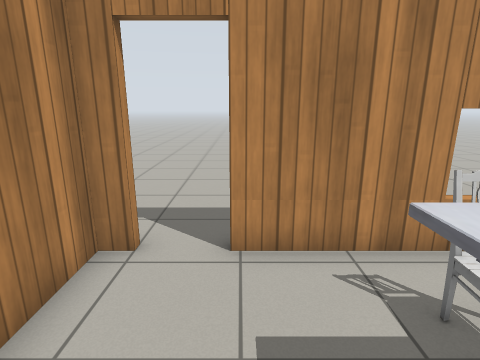
view 1 (above)

23 first-person views from a walk through a Gazebo world. The camera is 1.3 m above the floor, tilts 14° down and sees 80° across. The floor is counted in squares, 0.5 m on a side. Each view is taken from the middle of a square. On the plan, view 1 faces up. The plan holds only what a view shows up to about 19 squares ahead; the rest is blank. Gazebo's built-in surfaces are drawn with simple patterns. Some surface patterns are stand-ins.

view 2
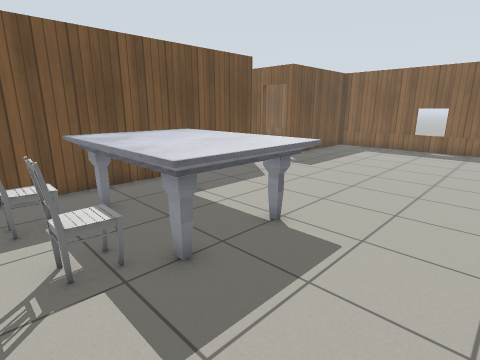

view 3
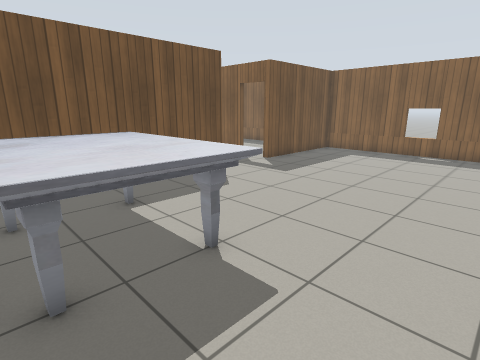

view 4
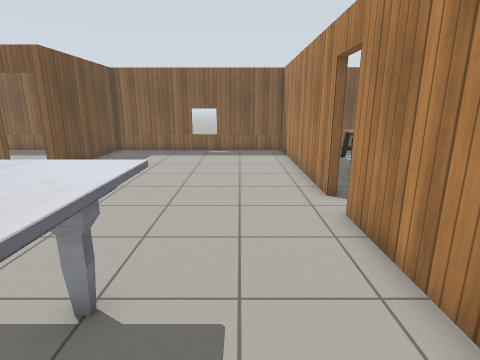

view 5
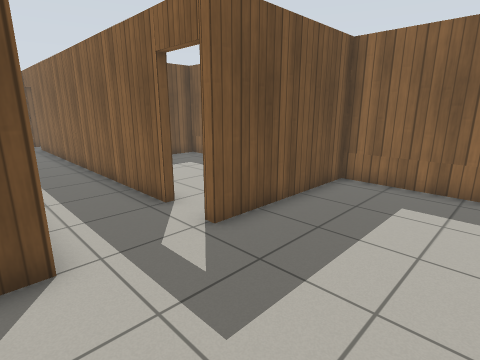

view 6
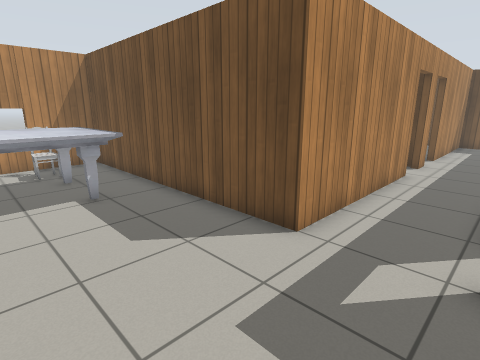

view 7
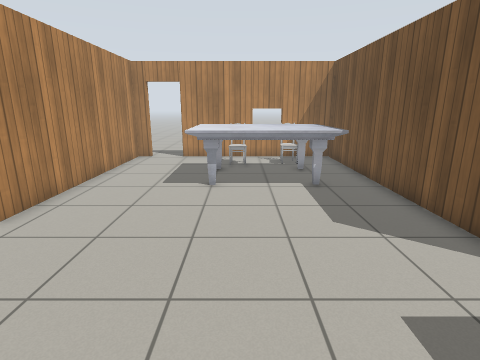

view 8
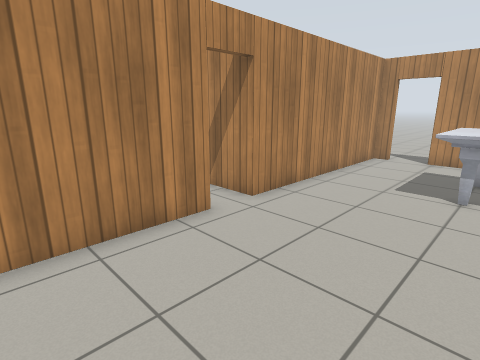

view 9
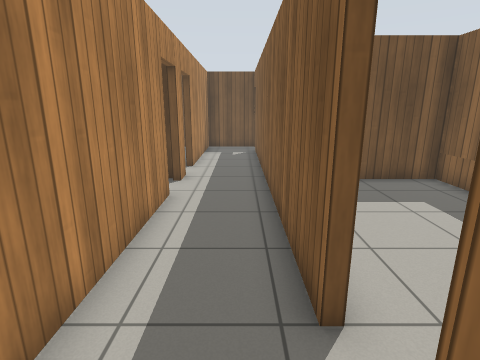

view 10
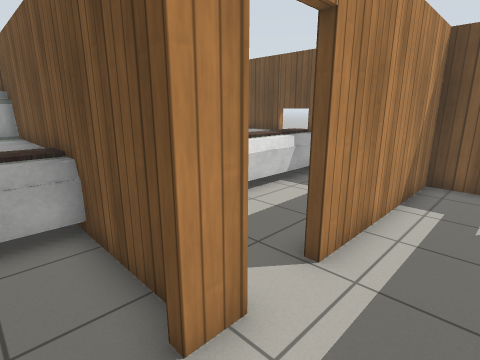

view 11
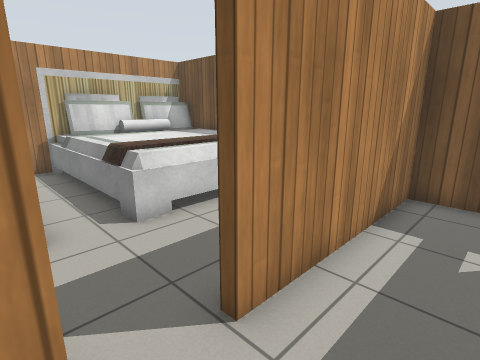

view 12
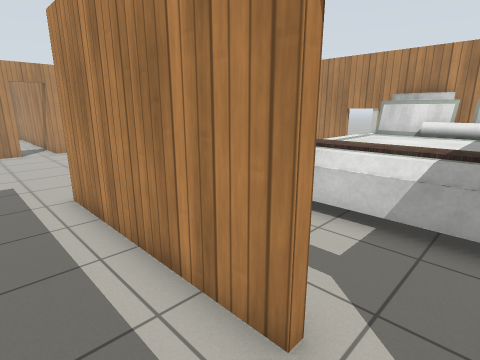

view 13
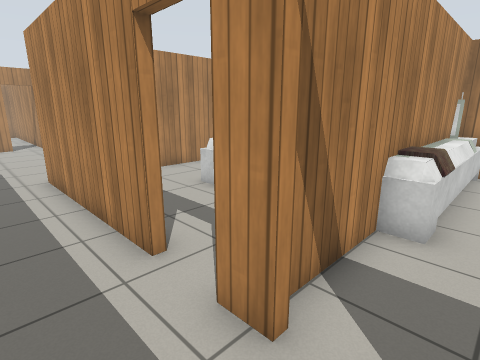

view 14
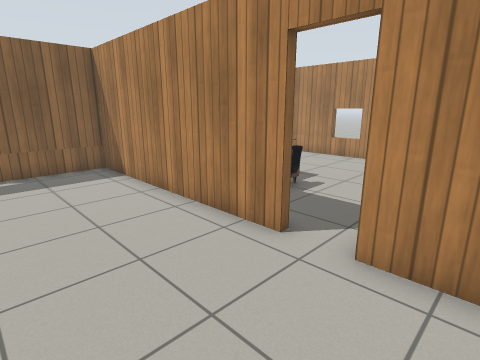

view 15
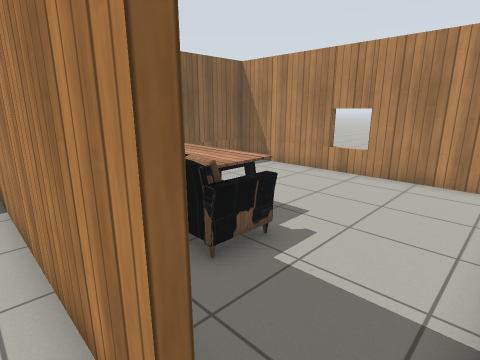

view 16
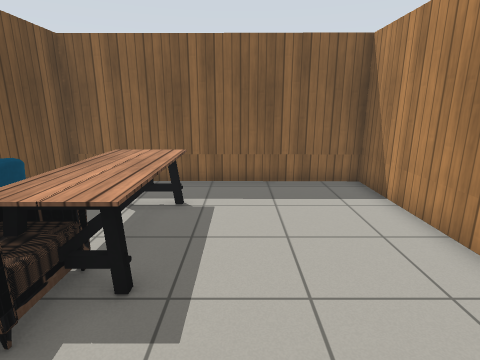

view 17
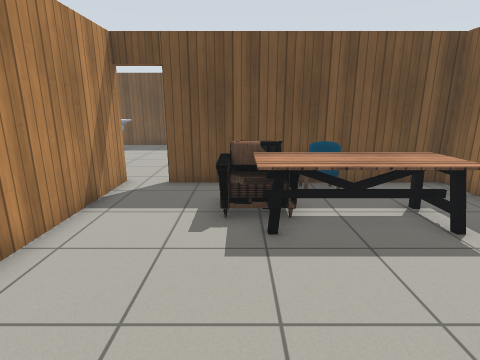

view 18
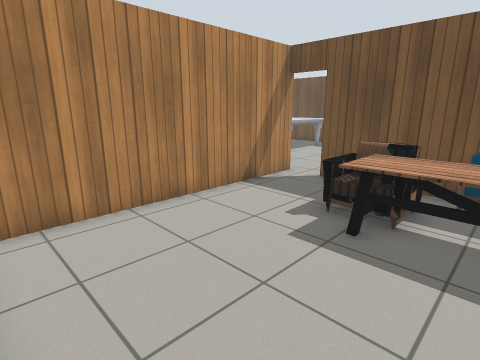

view 19
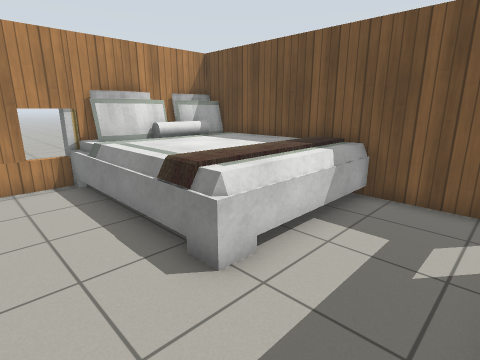

view 20
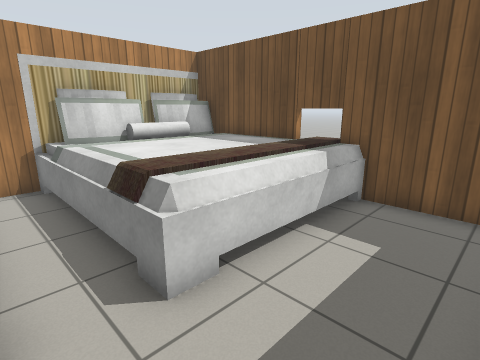

view 21
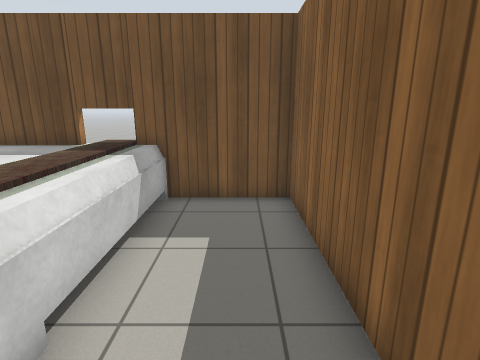

view 22
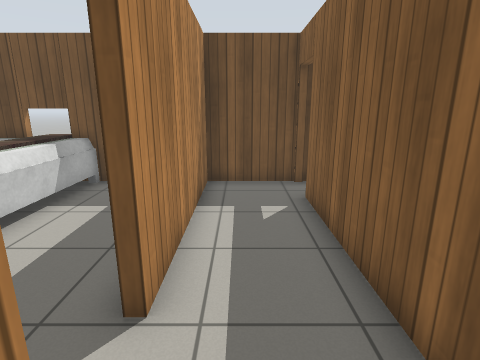

view 23
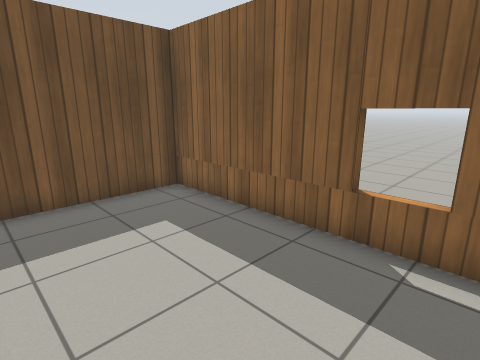

### Floor plan
Ten units are one square. View 1 is at (0, 0); x grows to the right and y downward. Boxes are objects, and circles mark ways between rooms. Rooms are numbered by the first view taken in them; rooms with no view inside come last. Other rooms are left out.
<svg viewBox="-139 -55 429 224">
<path fill="none" stroke="#000" d="M100 100 254 100M-27 64 -27 163 80 164 80 100 82 100M156 68 80 68 80 -49 -3 -49M-19 -49 -27 -49 -27 48M184 68 173 68M272 105 272 68 201 68M-134 58 -134 162 -30 163 -30 64M-27 48 -128 48M83 -8 83 25M177 65 177 25M180 -49 89 -49M180 25 180 60M204 65 272 65 272 25M207 -49 180 -49M91 164 177 164 177 115"/>
<rect x="5" y="-25" width="60" height="50" fill="#bbb"><title>marble table</title></rect>
<rect x="25" y="-35" width="10" height="20" fill="#bbb"><title>chair</title></rect>
<rect x="45" y="-35" width="20" height="10" fill="#bbb"><title>chair</title></rect>
<rect x="-75" y="95" width="20" height="50" fill="#bbb"><title>dining table</title></rect>
<rect x="-65" y="85" width="20" height="20" fill="#bbb"><title>armchair</title></rect>
<rect x="-45" y="105" width="10" height="20" fill="#bbb"><title>chair</title></rect>
<rect x="115" y="-45" width="80" height="80" fill="#bbb"><title>bed</title></rect>
<rect x="205" y="-45" width="80" height="80" fill="#bbb"><title>bed</title></rect>
<circle cx="-30" cy="55" r="3" fill="#2a7"/>
<circle cx="165" cy="70" r="3" fill="#2a7"/>
<circle cx="195" cy="70" r="3" fill="#2a7"/>
<circle cx="95" cy="100" r="3" fill="#2a7"/>
<text x="50" y="60">1</text>
<text x="-80" y="100">2</text>
<text x="130" y="10">3</text>
<text x="220" y="10">4</text>
<text x="130" y="130">5</text>
</svg>
Room 1 opens to room 2. Room 1 opens to room 3. Room 1 opens to room 4. Room 1 opens to room 5.

Where each view was taken, in squares from view 1:
view 1: 0 up, 0 right, facing up
view 2: 4 up, 2 left, facing down-right
view 3: 2 up, 2 left, facing down-right
view 4: 2 up, 0 right, facing down
view 5: 6 down, 3 right, facing down-right
view 6: 10 down, 3 right, facing up-right
view 7: 11 down, 3 right, facing up
view 8: 11 down, 3 right, facing up-left
view 9: 9 down, 7 right, facing right
view 10: 9 down, 16 right, facing up-right
view 11: 9 down, 18 right, facing up-right
view 12: 9 down, 17 right, facing up-left
view 13: 9 down, 20 right, facing up-left
view 14: 3 down, 2 right, facing down-left
view 15: 5 down, 2 left, facing down-left
view 16: 6 down, 9 left, facing down
view 17: 9 down, 13 left, facing right
view 18: 12 down, 13 left, facing up-right
view 19: 6 down, 9 right, facing up-right
view 20: 6 down, 19 right, facing up-right
view 21: 5 down, 19 right, facing right
view 22: 8 down, 17 right, facing right
view 23: 11 down, 9 right, facing down-right
